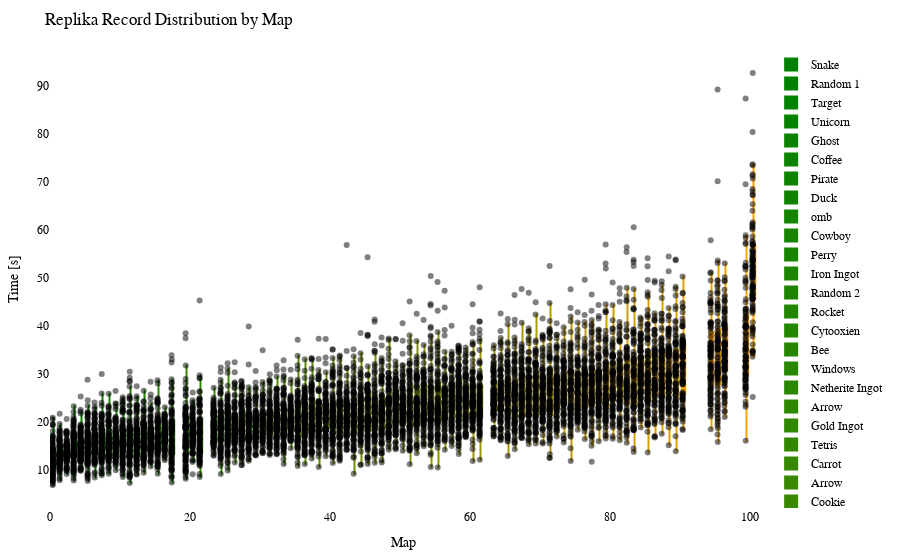

Notebook code cell kept with this figure:
### Code cell
import plotly.graph_objects as go
import plotly.io as pio
from matplotlib.colors import LinearSegmentedColormap, to_hex

df = getRecordsDataframe(minigame="Replika")

# sort df columns by mean value 
df = df.reindex(df.mean().sort_values().index, axis=1)

# drop sum column
df = df.drop(columns=["Sum"])

# replace 25 with NaN
df = df.replace(25, np.nan)

# remove "ms " from column names
df.columns = df.columns.str.replace('ms ', '')

# Exclude the first column (assuming it's the column you don't want to include)
df_to_html = df.iloc[:, 1:]

# Calculate the offset for centering the data points
num_columns = len(df_to_html.columns)
offset = 0.5

# Create a green to orange gradient
cmap = LinearSegmentedColormap.from_list("green_orange", ["green", "orange"])
colors = [to_hex(cmap(i / (num_columns - 1))) for i in range(num_columns)]

# Create a Swarm plot using Plotly
fig = go.Figure()

for i, (column, color) in enumerate(zip(df_to_html.columns, colors)):
    x_values = [i + offset] * len(df_to_html[column])  # Adjust x-values with offset for horizontal centering
    fig.add_trace(go.Box(x=x_values,
                         y=df_to_html[column],
                         name=column,
                         boxpoints='all',
                         pointpos=-0.5,  # Adjust point position to prevent overlapping
                         marker=dict(color='rgba(0,0,0,0.5)', size=6),  # Adjust marker color and size
                         line=dict(color=color),
                         fillcolor=color,
                         hovertext=df_to_html.index,
                         hoverinfo='name+text+y',
                         showlegend=True))

fig.update_layout(title="Replika Record Distribution by Map",
                  xaxis=dict(title="Map"),
                  yaxis=dict(title="Time [s]"),
                  showlegend=True,
                  font=dict(family="Arial", size=12, color="black"),  # Customize font
                  plot_bgcolor="white",  # Set background color
                  margin=dict(l=50, r=50, t=50, b=50),  # Adjust margins for better layout
                  )

# Show the figure
fig.show()

# Export the plot to an HTML file
pio.write_html(fig, "out/repl_swarm_plot.html")

### Figure 1 — Plotly figure (JSON) as saved in the notebook; plotly's stock layout.template omitted (floating-point values rounded to 4 significant figures; data arrays with more than 128 entries replaced by an {"elided": "..."} marker saying what was removed)
{"data": [{"boxpoints": "all", "fillcolor": "#008000", "hoverinfo": "name+text+y", "hovertext": {"elided": "153 str values"}, "line": {"color": "#008000"}, "marker": {"color": "rgba(0,0,0,0.5)", "size": 6}, "name": "Snake", "pointpos": -0.5, "showlegend": true, "type": "box", "x": {"elided": "153 float values"}, "y": {"elided": "153 float values"}}, {"boxpoints": "all", "fillcolor": "#028000", "hoverinfo": "name+text+y", "hovertext": {"elided": "153 str values"}, "line": {"color": "#028000"}, "marker": {"color": "rgba(0,0,0,0.5)", "size": 6}, "name": "Random 1", "pointpos": -0.5, "showlegend": true, "type": "box", "x": {"elided": "153 float values"}, "y": {"elided": "153 float values"}}, {"boxpoints": "all", "fillcolor": "#058100", "hoverinfo": "name+text+y", "hovertext": {"elided": "153 str values"}, "line": {"color": "#058100"}, "marker": {"color": "rgba(0,0,0,0.5)", "size": 6}, "name": "Target", "pointpos": -0.5, "showlegend": true, "type": "box", "x": {"elided": "153 float values"}, "y": {"elided": "153 float values"}}, {"boxpoints": "all", "fillcolor": "#078100", "hoverinfo": "name+text+y", "hovertext": {"elided": "153 str values"}, "line": {"color": "#078100"}, "marker": {"color": "rgba(0,0,0,0.5)", "size": 6}, "name": "Unicorn", "pointpos": -0.5, "showlegend": true, "type": "box", "x": {"elided": "153 float values"}, "y": {"elided": "153 float values"}}, {"boxpoints": "all", "fillcolor": "#0a8100", "hoverinfo": "name+text+y", "hovertext": {"elided": "153 str values"}, "line": {"color": "#0a8100"}, "marker": {"color": "rgba(0,0,0,0.5)", "size": 6}, "name": "Ghost", "pointpos": -0.5, "showlegend": true, "type": "box", "x": {"elided": "153 float values"}, "y": {"elided": "153 float values"}}, {"boxpoints": "all", "fillcolor": "#0c8200", "hoverinfo": "name+text+y", "hovertext": {"elided": "153 str values"}, "line": {"color": "#0c8200"}, "marker": {"color": "rgba(0,0,0,0.5)", "size": 6}, "name": "Coffee", "pointpos": -0.5, "showlegend": true, "type": "box", "x": {"elided": "153 float values"}, "y": {"elided": "153 float values"}}, {"boxpoints": "all", "fillcolor": "#0f8200", "hoverinfo": "name+text+y", "hovertext": {"elided": "153 str values"}, "line": {"color": "#0f8200"}, "marker": {"color": "rgba(0,0,0,0.5)", "size": 6}, "name": "Pirate", "pointpos": -0.5, "showlegend": true, "type": "box", "x": {"elided": "153 float values"}, "y": {"elided": "153 float values"}}, {"boxpoints": "all", "fillcolor": "#118200", "hoverinfo": "name+text+y", "hovertext": {"elided": "153 str values"}, "line": {"color": "#118200"}, "marker": {"color": "rgba(0,0,0,0.5)", "size": 6}, "name": "Duck", "pointpos": -0.5, "showlegend": true, "type": "box", "x": {"elided": "153 float values"}, "y": {"elided": "153 float values"}}, {"boxpoints": "all", "fillcolor": "#148300", "hoverinfo": "name+text+y", "hovertext": {"elided": "153 str values"}, "line": {"color": "#148300"}, "marker": {"color": "rgba(0,0,0,0.5)", "size": 6}, "name": "omb", "pointpos": -0.5, "showlegend": true, "type": "box", "x": {"elided": "153 float values"}, "y": {"elided": "153 float values"}}, {"boxpoints": "all", "fillcolor": "#178300", "hoverinfo": "name+text+y", "hovertext": {"elided": "153 str values"}, "line": {"color": "#178300"}, "marker": {"color": "rgba(0,0,0,0.5)", "size": 6}, "name": "Cowboy", "pointpos": -0.5, "showlegend": true, "type": "box", "x": {"elided": "153 float values"}, "y": {"elided": "153 float values"}}, {"boxpoints": "all", "fillcolor": "#198400", "hoverinfo": "name+text+y", "hovertext": {"elided": "153 str values"}, "line": {"color": "#198400"}, "marker": {"color": "rgba(0,0,0,0.5)", "size": 6}, "name": "Perry", "pointpos": -0.5, "showlegend": true, "type": "box", "x": {"elided": "153 float values"}, "y": {"elided": "153 float values"}}, {"boxpoints": "all", "fillcolor": "#1c8400", "hoverinfo": "name+text+y", "hovertext": {"elided": "153 str values"}, "line": {"color": "#1c8400"}, "marker": {"color": "rgba(0,0,0,0.5)", "size": 6}, "name": "Iron Ingot", "pointpos": -0.5, "showlegend": true, "type": "box", "x": {"elided": "153 float values"}, "y": {"elided": "153 float values"}}, {"boxpoints": "all", "fillcolor": "#1e8400", "hoverinfo": "name+text+y", "hovertext": {"elided": "153 str values"}, "line": {"color": "#1e8400"}, "marker": {"color": "rgba(0,0,0,0.5)", "size": 6}, "name": "Random 2", "pointpos": -0.5, "showlegend": true, "type": "box", "x": {"elided": "153 float values"}, "y": {"elided": "153 float values"}}, {"boxpoints": "all", "fillcolor": "#218500", "hoverinfo": "name+text+y", "hovertext": {"elided": "153 str values"}, "line": {"color": "#218500"}, "marker": {"color": "rgba(0,0,0,0.5)", "size": 6}, "name": "Rocket", "pointpos": -0.5, "showlegend": true, "type": "box", "x": {"elided": "153 float values"}, "y": {"elided": "153 float values"}}, {"boxpoints": "all", "fillcolor": "#238500", "hoverinfo": "name+text+y", "hovertext": {"elided": "153 str values"}, "line": {"color": "#238500"}, "marker": {"color": "rgba(0,0,0,0.5)", "size": 6}, "name": "Cytooxien", "pointpos": -0.5, "showlegend": true, "type": "box", "x": {"elided": "153 float values"}, "y": {"elided": "153 float values"}}, {"boxpoints": "all", "fillcolor": "#268600", "hoverinfo": "name+text+y", "hovertext": {"elided": "153 str values"}, "line": {"color": "#268600"}, "marker": {"color": "rgba(0,0,0,0.5)", "size": 6}, "name": "Bee", "pointpos": -0.5, "showlegend": true, "type": "box", "x": {"elided": "153 float values"}, "y": {"elided": "153 float values"}}, {"boxpoints": "all", "fillcolor": "#288600", "hoverinfo": "name+text+y", "hovertext": {"elided": "153 str values"}, "line": {"color": "#288600"}, "marker": {"color": "rgba(0,0,0,0.5)", "size": 6}, "name": "Windows", "pointpos": -0.5, "showlegend": true, "type": "box", "x": {"elided": "153 float values"}, "y": {"elided": "153 float values"}}, {"boxpoints": "all", "fillcolor": "#2b8600", "hoverinfo": "name+text+y", "hovertext": {"elided": "153 str values"}, "line": {"color": "#2b8600"}, "marker": {"color": "rgba(0,0,0,0.5)", "size": 6}, "name": "Netherite Ingot", "pointpos": -0.5, "showlegend": true, "type": "box", "x": {"elided": "153 float values"}, "y": {"elided": "153 float values"}}, {"boxpoints": "all", "fillcolor": "#2e8700", "hoverinfo": "name+text+y", "hovertext": {"elided": "153 str values"}, "line": {"color": "#2e8700"}, "marker": {"color": "rgba(0,0,0,0.5)", "size": 6}, "name": "Arrow", "pointpos": -0.5, "showlegend": true, "type": "box", "x": {"elided": "153 float values"}, "y": {"elided": "153x2 float values"}}, {"boxpoints": "all", "fillcolor": "#308700", "hoverinfo": "name+text+y", "hovertext": {"elided": "153 str values"}, "line": {"color": "#308700"}, "marker": {"color": "rgba(0,0,0,0.5)", "size": 6}, "name": "Gold Ingot", "pointpos": -0.5, "showlegend": true, "type": "box", "x": {"elided": "153 float values"}, "y": {"elided": "153 float values"}}, {"boxpoints": "all", "fillcolor": "#338700", "hoverinfo": "name+text+y", "hovertext": {"elided": "153 str values"}, "line": {"color": "#338700"}, "marker": {"color": "rgba(0,0,0,0.5)", "size": 6}, "name": "Tetris", "pointpos": -0.5, "showlegend": true, "type": "box", "x": {"elided": "153 float values"}, "y": {"elided": "153 float values"}}, {"boxpoints": "all", "fillcolor": "#358800", "hoverinfo": "name+text+y", "hovertext": {"elided": "153 str values"}, "line": {"color": "#358800"}, "marker": {"color": "rgba(0,0,0,0.5)", "size": 6}, "name": "Carrot", "pointpos": -0.5, "showlegend": true, "type": "box", "x": {"elided": "153 float values"}, "y": {"elided": "153 float values"}}, {"boxpoints": "all", "fillcolor": "#388800", "hoverinfo": "name+text+y", "hovertext": {"elided": "153 str values"}, "line": {"color": "#388800"}, "marker": {"color": "rgba(0,0,0,0.5)", "size": 6}, "name": "Arrow", "pointpos": -0.5, "showlegend": true, "type": "box", "x": {"elided": "153 float values"}, "y": {"elided": "153x2 float values"}}, {"boxpoints": "all", "fillcolor": "#3a8800", "hoverinfo": "name+text+y", "hovertext": {"elided": "153 str values"}, "line": {"color": "#3a8800"}, "marker": {"color": "rgba(0,0,0,0.5)", "size": 6}, "name": "Cookie", "pointpos": -0.5, "showlegend": true, "type": "box", "x": {"elided": "153 float values"}, "y": {"elided": "153 float values"}}, {"boxpoints": "all", "fillcolor": "#3d8900", "hoverinfo": "name+text+y", "hovertext": {"elided": "153 str values"}, "line": {"color": "#3d8900"}, "marker": {"color": "rgba(0,0,0,0.5)", "size": 6}, "name": "Krabs", "pointpos": -0.5, "showlegend": true, "type": "box", "x": {"elided": "153 float values"}, "y": {"elided": "153 float values"}}, {"boxpoints": "all", "fillcolor": "#408900", "hoverinfo": "name+text+y", "hovertext": {"elided": "153 str values"}, "line": {"color": "#408900"}, "marker": {"color": "rgba(0,0,0,0.5)", "size": 6}, "name": "Poppy", "pointpos": -0.5, "showlegend": true, "type": "box", "x": {"elided": "153 float values"}, "y": {"elided": "153 float values"}}, {"boxpoints": "all", "fillcolor": "#428a00", "hoverinfo": "name+text+y", "hovertext": {"elided": "153 str values"}, "line": {"color": "#428a00"}, "marker": {"color": "rgba(0,0,0,0.5)", "size": 6}, "name": "Water Temple", "pointpos": -0.5, "showlegend": true, "type": "box", "x": {"elided": "153 float values"}, "y": {"elided": "153 float values"}}, {"boxpoints": "all", "fillcolor": "#458a00", "hoverinfo": "name+text+y", "hovertext": {"elided": "153 str values"}, "line": {"color": "#458a00"}, "marker": {"color": "rgba(0,0,0,0.5)", "size": 6}, "name": "Pacman Ghost", "pointpos": -0.5, "showlegend": true, "type": "box", "x": {"elided": "153 float values"}, "y": {"elided": "153 float values"}}, {"boxpoints": "all", "fillcolor": "#478a00", "hoverinfo": "name+text+y", "hovertext": {"elided": "153 str values"}, "line": {"color": "#478a00"}, "marker": {"color": "rgba(0,0,0,0.5)", "size": 6}, "name": "Koopa", "pointpos": -0.5, "showlegend": true, "type": "box", "x": {"elided": "153 float values"}, "y": {"elided": "153 float values"}}, {"boxpoints": "all", "fillcolor": "#4a8b00", "hoverinfo": "name+text+y", "hovertext": {"elided": "153 str values"}, "line": {"color": "#4a8b00"}, "marker": {"color": "rgba(0,0,0,0.5)", "size": 6}, "name": "Twitch", "pointpos": -0.5, "showlegend": true, "type": "box", "x": {"elided": "153 float values"}, "y": {"elided": "153 float values"}}, {"boxpoints": "all", "fillcolor": "#4c8b00", "hoverinfo": "name+text+y", "hovertext": {"elided": "153 str values"}, "line": {"color": "#4c8b00"}, "marker": {"color": "rgba(0,0,0,0.5)", "size": 6}, "name": "Controller", "pointpos": -0.5, "showlegend": true, "type": "box", "x": {"elided": "153 float values"}, "y": {"elided": "153 float values"}}, {"boxpoints": "all", "fillcolor": "#4f8b00", "hoverinfo": "name+text+y", "hovertext": {"elided": "153 str values"}, "line": {"color": "#4f8b00"}, "marker": {"color": "rgba(0,0,0,0.5)", "size": 6}, "name": "Poke Ball", "pointpos": -0.5, "showlegend": true, "type": "box", "x": {"elided": "153 float values"}, "y": {"elided": "153 float values"}}, {"boxpoints": "all", "fillcolor": "#518c00", "hoverinfo": "name+text+y", "hovertext": {"elided": "153 str values"}, "line": {"color": "#518c00"}, "marker": {"color": "rgba(0,0,0,0.5)", "size": 6}, "name": "Diskette", "pointpos": -0.5, "showlegend": true, "type": "box", "x": {"elided": "153 float values"}, "y": {"elided": "153 float values"}}, {"boxpoints": "all", "fillcolor": "#548c00", "hoverinfo": "name+text+y", "hovertext": {"elided": "153 str values"}, "line": {"color": "#548c00"}, "marker": {"color": "rgba(0,0,0,0.5)", "size": 6}, "name": "Mario", "pointpos": -0.5, "showlegend": true, "type": "box", "x": {"elided": "153 float values"}, "y": {"elided": "153 float values"}}, {"boxpoints": "all", "fillcolor": "#578d00", "hoverinfo": "name+text+y", "hovertext": {"elided": "153 str values"}, "line": {"color": "#578d00"}, "marker": {"color": "rgba(0,0,0,0.5)", "size": 6}, "name": "Camera", "pointpos": -0.5, "showlegend": true, "type": "box", "x": {"elided": "153 float values"}, "y": {"elided": "153 float values"}}, {"boxpoints": "all", "fillcolor": "#598d00", "hoverinfo": "name+text+y", "hovertext": {"elided": "153 str values"}, "line": {"color": "#598d00"}, "marker": {"color": "rgba(0,0,0,0.5)", "size": 6}, "name": "House", "pointpos": -0.5, "showlegend": true, "type": "box", "x": {"elided": "153 float values"}, "y": {"elided": "153 float values"}}, {"boxpoints": "all", "fillcolor": "#5c8d00", "hoverinfo": "name+text+y", "hovertext": {"elided": "153 str values"}, "line": {"color": "#5c8d00"}, "marker": {"color": "rgba(0,0,0,0.5)", "size": 6}, "name": "Caterpie", "pointpos": -0.5, "showlegend": true, "type": "box", "x": {"elided": "153 float values"}, "y": {"elided": "153 float values"}}, {"boxpoints": "all", "fillcolor": "#5e8e00", "hoverinfo": "name+text+y", "hovertext": {"elided": "153 str values"}, "line": {"color": "#5e8e00"}, "marker": {"color": "rgba(0,0,0,0.5)", "size": 6}, "name": "YouTube", "pointpos": -0.5, "showlegend": true, "type": "box", "x": {"elided": "153 float values"}, "y": {"elided": "153 float values"}}, {"boxpoints": "all", "fillcolor": "#618e00", "hoverinfo": "name+text+y", "hovertext": {"elided": "153 str values"}, "line": {"color": "#618e00"}, "marker": {"color": "rgba(0,0,0,0.5)", "size": 6}, "name": "Baby Yoda", "pointpos": -0.5, "showlegend": true, "type": "box", "x": {"elided": "153 float values"}, "y": {"elided": "153 float values"}}, {"boxpoints": "all", "fillcolor": "#638e00", "hoverinfo": "name+text+y", "hovertext": {"elided": "153 str values"}, "line": {"color": "#638e00"}, "marker": {"color": "rgba(0,0,0,0.5)", "size": 6}, "name": "Parrot", "pointpos": -0.5, "showlegend": true, "type": "box", "x": {"elided": "153 float values"}, "y": {"elided": "153 float values"}}, {"boxpoints": "all", "fillcolor": "#668f00", "hoverinfo": "name+text+y", "hovertext": {"elided": "153 str values"}, "line": {"color": "#668f00"}, "marker": {"color": "rgba(0,0,0,0.5)", "size": 6}, "name": "Sonic", "pointpos": -0.5, "showlegend": true, "type": "box", "x": {"elided": "153 float values"}, "y": {"elided": "153 float values"}}, {"boxpoints": "all", "fillcolor": "#688f00", "hoverinfo": "name+text+y", "hovertext": {"elided": "153 str values"}, "line": {"color": "#688f00"}, "marker": {"color": "rgba(0,0,0,0.5)", "size": 6}, "name": "Chicken", "pointpos": -0.5, "showlegend": true, "type": "box", "x": {"elided": "153 float values"}, "y": {"elided": "153 float values"}}, {"boxpoints": "all", "fillcolor": "#6b9000", "hoverinfo": "name+text+y", "hovertext": {"elided": "153 str values"}, "line": {"color": "#6b9000"}, "marker": {"color": "rgba(0,0,0,0.5)", "size": 6}, "name": "Twitter", "pointpos": -0.5, "showlegend": true, "type": "box", "x": {"elided": "153 float values"}, "y": {"elided": "153 float values"}}, {"boxpoints": "all", "fillcolor": "#6e9000", "hoverinfo": "name+text+y", "hovertext": {"elided": "153 str values"}, "line": {"color": "#6e9000"}, "marker": {"color": "rgba(0,0,0,0.5)", "size": 6}, "name": "Excavator", "pointpos": -0.5, "showlegend": true, "type": "box", "x": {"elided": "153 float values"}, "y": {"elided": "153 float values"}}, {"boxpoints": "all", "fillcolor": "#709000", "hoverinfo": "name+text+y", "hovertext": {"elided": "153 str values"}, "line": {"color": "#709000"}, "marker": {"color": "rgba(0,0,0,0.5)", "size": 6}, "name": "Fox", "pointpos": -0.5, "showlegend": true, "type": "box", "x": {"elided": "153 float values"}, "y": {"elided": "153 float values"}}, {"boxpoints": "all", "fillcolor": "#739100", "hoverinfo": "name+text+y", "hovertext": {"elided": "153 str values"}, "line": {"color": "#739100"}, "marker": {"color": "rgba(0,0,0,0.5)", "size": 6}, "name": "Egg", "pointpos": -0.5, "showlegend": true, "type": "box", "x": {"elided": "153 float values"}, "y": {"elided": "153 float values"}}, {"boxpoints": "all", "fillcolor": "#759100", "hoverinfo": "name+text+y", "hovertext": {"elided": "153 str values"}, "line": {"color": "#759100"}, "marker": {"color": "rgba(0,0,0,0.5)", "size": 6}, "name": "Frog", "pointpos": -0.5, "showlegend": true, "type": "box", "x": {"elided": "153 float values"}, "y": {"elided": "153 float values"}}, {"boxpoints": "all", "fillcolor": "#789100", "hoverinfo": "name+text+y", "hovertext": {"elided": "153 str values"}, "line": {"color": "#789100"}, "marker": {"color": "rgba(0,0,0,0.5)", "size": 6}, "name": "of Meat", "pointpos": -0.5, "showlegend": true, "type": "box", "x": {"elided": "153 float values"}, "y": {"elided": "153 float values"}}, {"boxpoints": "all", "fillcolor": "#7a9200", "hoverinfo": "name+text+y", "hovertext": {"elided": "153 str values"}, "line": {"color": "#7a9200"}, "marker": {"color": "rgba(0,0,0,0.5)", "size": 6}, "name": "Tree", "pointpos": -0.5, "showlegend": true, "type": "box", "x": {"elided": "153 float values"}, "y": {"elided": "153 float values"}}, {"boxpoints": "all", "fillcolor": "#7d9200", "hoverinfo": "name+text+y", "hovertext": {"elided": "153 str values"}, "line": {"color": "#7d9200"}, "marker": {"color": "rgba(0,0,0,0.5)", "size": 6}, "name": "Thinking", "pointpos": -0.5, "showlegend": true, "type": "box", "x": {"elided": "153 float values"}, "y": {"elided": "153 float values"}}, {"boxpoints": "all", "fillcolor": "#809300", "hoverinfo": "name+text+y", "hovertext": {"elided": "153 str values"}, "line": {"color": "#809300"}, "marker": {"color": "rgba(0,0,0,0.5)", "size": 6}, "name": "Thinking 2", "pointpos": -0.5, "showlegend": true, "type": "box", "x": {"elided": "153 float values"}, "y": {"elided": "153 float values"}}, {"boxpoints": "all", "fillcolor": "#829300", "hoverinfo": "name+text+y", "hovertext": {"elided": "153 str values"}, "line": {"color": "#829300"}, "marker": {"color": "rgba(0,0,0,0.5)", "size": 6}, "name": "The Sea", "pointpos": -0.5, "showlegend": true, "type": "box", "x": {"elided": "153 float values"}, "y": {"elided": "153 float values"}}, {"boxpoints": "all", "fillcolor": "#859300", "hoverinfo": "name+text+y", "hovertext": {"elided": "153 str values"}, "line": {"color": "#859300"}, "marker": {"color": "rgba(0,0,0,0.5)", "size": 6}, "name": "ppHop 2", "pointpos": -0.5, "showlegend": true, "type": "box", "x": {"elided": "153 float values"}, "y": {"elided": "153 float values"}}, {"boxpoints": "all", "fillcolor": "#879400", "hoverinfo": "name+text+y", "hovertext": {"elided": "153 str values"}, "line": {"color": "#879400"}, "marker": {"color": "rgba(0,0,0,0.5)", "size": 6}, "name": "Heart", "pointpos": -0.5, "showlegend": true, "type": "box", "x": {"elided": "153 float values"}, "y": {"elided": "153 float values"}}, {"boxpoints": "all", "fillcolor": "#8a9400", "hoverinfo": "name+text+y", "hovertext": {"elided": "153 str values"}, "line": {"color": "#8a9400"}, "marker": {"color": "rgba(0,0,0,0.5)", "size": 6}, "name": "Pizza", "pointpos": -0.5, "showlegend": true, "type": "box", "x": {"elided": "153 float values"}, "y": {"elided": "153 float values"}}, {"boxpoints": "all", "fillcolor": "#8c9400", "hoverinfo": "name+text+y", "hovertext": {"elided": "153 str values"}, "line": {"color": "#8c9400"}, "marker": {"color": "rgba(0,0,0,0.5)", "size": 6}, "name": "Sheep", "pointpos": -0.5, "showlegend": true, "type": "box", "x": {"elided": "153 float values"}, "y": {"elided": "153 float values"}}, {"boxpoints": "all", "fillcolor": "#8f9500", "hoverinfo": "name+text+y", "hovertext": {"elided": "153 str values"}, "line": {"color": "#8f9500"}, "marker": {"color": "rgba(0,0,0,0.5)", "size": 6}, "name": "Up", "pointpos": -0.5, "showlegend": true, "type": "box", "x": {"elided": "153 float values"}, "y": {"elided": "153 float values"}}, {"boxpoints": "all", "fillcolor": "#919500", "hoverinfo": "name+text+y", "hovertext": {"elided": "153 str values"}, "line": {"color": "#919500"}, "marker": {"color": "rgba(0,0,0,0.5)", "size": 6}, "name": "Skeleton", "pointpos": -0.5, "showlegend": true, "type": "box", "x": {"elided": "153 float values"}, "y": {"elided": "153 float values"}}, {"boxpoints": "all", "fillcolor": "#949500", "hoverinfo": "name+text+y", "hovertext": {"elided": "153 str values"}, "line": {"color": "#949500"}, "marker": {"color": "rgba(0,0,0,0.5)", "size": 6}, "name": "French Fries", "pointpos": -0.5, "showlegend": true, "type": "box", "x": {"elided": "153 float values"}, "y": {"elided": "153 float values"}}, {"boxpoints": "all", "fillcolor": "#979600", "hoverinfo": "name+text+y", "hovertext": {"elided": "153 str values"}, "line": {"color": "#979600"}, "marker": {"color": "rgba(0,0,0,0.5)", "size": 6}, "name": "Among Us", "pointpos": -0.5, "showlegend": true, "type": "box", "x": {"elided": "153 float values"}, "y": {"elided": "153 float values"}}, {"boxpoints": "all", "fillcolor": "#999600", "hoverinfo": "name+text+y", "hovertext": {"elided": "153 str values"}, "line": {"color": "#999600"}, "marker": {"color": "rgba(0,0,0,0.5)", "size": 6}, "name": "Mountain", "pointpos": -0.5, "showlegend": true, "type": "box", "x": {"elided": "153 float values"}, "y": {"elided": "153 float values"}}, {"boxpoints": "all", "fillcolor": "#9c9700", "hoverinfo": "name+text+y", "hovertext": {"elided": "153 str values"}, "line": {"color": "#9c9700"}, "marker": {"color": "rgba(0,0,0,0.5)", "size": 6}, "name": "Cherry", "pointpos": -0.5, "showlegend": true, "type": "box", "x": {"elided": "153 float values"}, "y": {"elided": "153 float values"}}, {"boxpoints": "all", "fillcolor": "#9e9700", "hoverinfo": "name+text+y", "hovertext": {"elided": "153 str values"}, "line": {"color": "#9e9700"}, "marker": {"color": "rgba(0,0,0,0.5)", "size": 6}, "name": "Cow", "pointpos": -0.5, "showlegend": true, "type": "box", "x": {"elided": "153 float values"}, "y": {"elided": "153x2 float values"}}, {"boxpoints": "all", "fillcolor": "#a19700", "hoverinfo": "name+text+y", "hovertext": {"elided": "153 str values"}, "line": {"color": "#a19700"}, "marker": {"color": "rgba(0,0,0,0.5)", "size": 6}, "name": "Blue Monster", "pointpos": -0.5, "showlegend": true, "type": "box", "x": {"elided": "153 float values"}, "y": {"elided": "153 float values"}}, {"boxpoints": "all", "fillcolor": "#a39800", "hoverinfo": "name+text+y", "hovertext": {"elided": "153 str values"}, "line": {"color": "#a39800"}, "marker": {"color": "rgba(0,0,0,0.5)", "size": 6}, "name": "Hourglass", "pointpos": -0.5, "showlegend": true, "type": "box", "x": {"elided": "153 float values"}, "y": {"elided": "153 float values"}}, {"boxpoints": "all", "fillcolor": "#a69800", "hoverinfo": "name+text+y", "hovertext": {"elided": "153 str values"}, "line": {"color": "#a69800"}, "marker": {"color": "rgba(0,0,0,0.5)", "size": 6}, "name": "Eevee", "pointpos": -0.5, "showlegend": true, "type": "box", "x": {"elided": "153 float values"}, "y": {"elided": "153 float values"}}, {"boxpoints": "all", "fillcolor": "#a89800", "hoverinfo": "name+text+y", "hovertext": {"elided": "153 str values"}, "line": {"color": "#a89800"}, "marker": {"color": "rgba(0,0,0,0.5)", "size": 6}, "name": "Wizard", "pointpos": -0.5, "showlegend": true, "type": "box", "x": {"elided": "153 float values"}, "y": {"elided": "153 float values"}}, {"boxpoints": "all", "fillcolor": "#ab9900", "hoverinfo": "name+text+y", "hovertext": {"elided": "153 str values"}, "line": {"color": "#ab9900"}, "marker": {"color": "rgba(0,0,0,0.5)", "size": 6}, "name": "Galaxian Alien", "pointpos": -0.5, "showlegend": true, "type": "box", "x": {"elided": "153 float values"}, "y": {"elided": "153 float values"}}, {"boxpoints": "all", "fillcolor": "#ae9900", "hoverinfo": "name+text+y", "hovertext": {"elided": "153 str values"}, "line": {"color": "#ae9900"}, "marker": {"color": "rgba(0,0,0,0.5)", "size": 6}, "name": "ppHop 1", "pointpos": -0.5, "showlegend": true, "type": "box", "x": {"elided": "153 float values"}, "y": {"elided": "153 float values"}}, {"boxpoints": "all", "fillcolor": "#b09a00", "hoverinfo": "name+text+y", "hovertext": {"elided": "153 str values"}, "line": {"color": "#b09a00"}, "marker": {"color": "rgba(0,0,0,0.5)", "size": 6}, "name": "Zombie", "pointpos": -0.5, "showlegend": true, "type": "box", "x": {"elided": "153 float values"}, "y": {"elided": "153 float values"}}, {"boxpoints": "all", "fillcolor": "#b39a00", "hoverinfo": "name+text+y", "hovertext": {"elided": "153 str values"}, "line": {"color": "#b39a00"}, "marker": {"color": "rgba(0,0,0,0.5)", "size": 6}, "name": "Spider", "pointpos": -0.5, "showlegend": true, "type": "box", "x": {"elided": "153 float values"}, "y": {"elided": "153 float values"}}, {"boxpoints": "all", "fillcolor": "#b59a00", "hoverinfo": "name+text+y", "hovertext": {"elided": "153 str values"}, "line": {"color": "#b59a00"}, "marker": {"color": "rgba(0,0,0,0.5)", "size": 6}, "name": "Penguin", "pointpos": -0.5, "showlegend": true, "type": "box", "x": {"elided": "153 float values"}, "y": {"elided": "153 float values"}}, {"boxpoints": "all", "fillcolor": "#b89b00", "hoverinfo": "name+text+y", "hovertext": {"elided": "153 str values"}, "line": {"color": "#b89b00"}, "marker": {"color": "rgba(0,0,0,0.5)", "size": 6}, "name": "Turtle", "pointpos": -0.5, "showlegend": true, "type": "box", "x": {"elided": "153 float values"}, "y": {"elided": "153 float values"}}, {"boxpoints": "all", "fillcolor": "#ba9b00", "hoverinfo": "name+text+y", "hovertext": {"elided": "153 str values"}, "line": {"color": "#ba9b00"}, "marker": {"color": "rgba(0,0,0,0.5)", "size": 6}, "name": "Slime", "pointpos": -0.5, "showlegend": true, "type": "box", "x": {"elided": "153 float values"}, "y": {"elided": "153 float values"}}, {"boxpoints": "all", "fillcolor": "#bd9b00", "hoverinfo": "name+text+y", "hovertext": {"elided": "153 str values"}, "line": {"color": "#bd9b00"}, "marker": {"color": "rgba(0,0,0,0.5)", "size": 6}, "name": "Mouse", "pointpos": -0.5, "showlegend": true, "type": "box", "x": {"elided": "153 float values"}, "y": {"elided": "153 float values"}}, {"boxpoints": "all", "fillcolor": "#c09c00", "hoverinfo": "name+text+y", "hovertext": {"elided": "153 str values"}, "line": {"color": "#c09c00"}, "marker": {"color": "rgba(0,0,0,0.5)", "size": 6}, "name": "Instagram", "pointpos": -0.5, "showlegend": true, "type": "box", "x": {"elided": "153 float values"}, "y": {"elided": "153 float values"}}, {"boxpoints": "all", "fillcolor": "#c29c00", "hoverinfo": "name+text+y", "hovertext": {"elided": "153 str values"}, "line": {"color": "#c29c00"}, "marker": {"color": "rgba(0,0,0,0.5)", "size": 6}, "name": "muss los", "pointpos": -0.5, "showlegend": true, "type": "box", "x": {"elided": "153 float values"}, "y": {"elided": "153 float values"}}, {"boxpoints": "all", "fillcolor": "#c59d00", "hoverinfo": "name+text+y", "hovertext": {"elided": "153 str values"}, "line": {"color": "#c59d00"}, "marker": {"color": "rgba(0,0,0,0.5)", "size": 6}, "name": "Skeleton Skull", "pointpos": -0.5, "showlegend": true, "type": "box", "x": {"elided": "153 float values"}, "y": {"elided": "153 float values"}}, {"boxpoints": "all", "fillcolor": "#c79d00", "hoverinfo": "name+text+y", "hovertext": {"elided": "153 str values"}, "line": {"color": "#c79d00"}, "marker": {"color": "rgba(0,0,0,0.5)", "size": 6}, "name": "Charizard", "pointpos": -0.5, "showlegend": true, "type": "box", "x": {"elided": "153 float values"}, "y": {"elided": "153 float values"}}, {"boxpoints": "all", "fillcolor": "#ca9d00", "hoverinfo": "name+text+y", "hovertext": {"elided": "153 str values"}, "line": {"color": "#ca9d00"}, "marker": {"color": "rgba(0,0,0,0.5)", "size": 6}, "name": "Blinky", "pointpos": -0.5, "showlegend": true, "type": "box", "x": {"elided": "153 float values"}, "y": {"elided": "153 float values"}}, {"boxpoints": "all", "fillcolor": "#cc9e00", "hoverinfo": "name+text+y", "hovertext": {"elided": "153 str values"}, "line": {"color": "#cc9e00"}, "marker": {"color": "rgba(0,0,0,0.5)", "size": 6}, "name": "Cake", "pointpos": -0.5, "showlegend": true, "type": "box", "x": {"elided": "153 float values"}, "y": {"elided": "153 float values"}}, {"boxpoints": "all", "fillcolor": "#cf9e00", "hoverinfo": "name+text+y", "hovertext": {"elided": "153 str values"}, "line": {"color": "#cf9e00"}, "marker": {"color": "rgba(0,0,0,0.5)", "size": 6}, "name": "Globe", "pointpos": -0.5, "showlegend": true, "type": "box", "x": {"elided": "153 float values"}, "y": {"elided": "153 float values"}}, {"boxpoints": "all", "fillcolor": "#d19e00", "hoverinfo": "name+text+y", "hovertext": {"elided": "153 str values"}, "line": {"color": "#d19e00"}, "marker": {"color": "rgba(0,0,0,0.5)", "size": 6}, "name": "Princess", "pointpos": -0.5, "showlegend": true, "type": "box", "x": {"elided": "153 float values"}, "y": {"elided": "153 float values"}}, {"boxpoints": "all", "fillcolor": "#d49f00", "hoverinfo": "name+text+y", "hovertext": {"elided": "153 str values"}, "line": {"color": "#d49f00"}, "marker": {"color": "rgba(0,0,0,0.5)", "size": 6}, "name": "Apple", "pointpos": -0.5, "showlegend": true, "type": "box", "x": {"elided": "153 float values"}, "y": {"elided": "153 float values"}}, {"boxpoints": "all", "fillcolor": "#d79f00", "hoverinfo": "name+text+y", "hovertext": {"elided": "153 str values"}, "line": {"color": "#d79f00"}, "marker": {"color": "rgba(0,0,0,0.5)", "size": 6}, "name": "TNT", "pointpos": -0.5, "showlegend": true, "type": "box", "x": {"elided": "153 float values"}, "y": {"elided": "153 float values"}}, {"boxpoints": "all", "fillcolor": "#d99f00", "hoverinfo": "name+text+y", "hovertext": {"elided": "153 str values"}, "line": {"color": "#d99f00"}, "marker": {"color": "rgba(0,0,0,0.5)", "size": 6}, "name": "Kitty", "pointpos": -0.5, "showlegend": true, "type": "box", "x": {"elided": "153 float values"}, "y": {"elided": "153 float values"}}, {"boxpoints": "all", "fillcolor": "#dca000", "hoverinfo": "name+text+y", "hovertext": {"elided": "153 str values"}, "line": {"color": "#dca000"}, "marker": {"color": "rgba(0,0,0,0.5)", "size": 6}, "name": "Smurf", "pointpos": -0.5, "showlegend": true, "type": "box", "x": {"elided": "153 float values"}, "y": {"elided": "153 float values"}}, {"boxpoints": "all", "fillcolor": "#dea000", "hoverinfo": "name+text+y", "hovertext": {"elided": "153 str values"}, "line": {"color": "#dea000"}, "marker": {"color": "rgba(0,0,0,0.5)", "size": 6}, "name": "Mooshroom", "pointpos": -0.5, "showlegend": true, "type": "box", "x": {"elided": "153 float values"}, "y": {"elided": "153 float values"}}, {"boxpoints": "all", "fillcolor": "#e1a100", "hoverinfo": "name+text+y", "hovertext": {"elided": "153 str values"}, "line": {"color": "#e1a100"}, "marker": {"color": "rgba(0,0,0,0.5)", "size": 6}, "name": "Robin Hood", "pointpos": -0.5, "showlegend": true, "type": "box", "x": {"elided": "153 float values"}, "y": {"elided": "153 float values"}}, {"boxpoints": "all", "fillcolor": "#e3a100", "hoverinfo": "name+text+y", "hovertext": {"elided": "153 str values"}, "line": {"color": "#e3a100"}, "marker": {"color": "rgba(0,0,0,0.5)", "size": 6}, "name": "Toad", "pointpos": -0.5, "showlegend": true, "type": "box", "x": {"elided": "153 float values"}, "y": {"elided": "153 float values"}}, {"boxpoints": "all", "fillcolor": "#e6a100", "hoverinfo": "name+text+y", "hovertext": {"elided": "153 str values"}, "line": {"color": "#e6a100"}, "marker": {"color": "rgba(0,0,0,0.5)", "size": 6}, "name": "Guardian", "pointpos": -0.5, "showlegend": true, "type": "box", "x": {"elided": "153 float values"}, "y": {"elided": "153 float values"}}, {"boxpoints": "all", "fillcolor": "#e8a200", "hoverinfo": "name+text+y", "hovertext": {"elided": "153 str values"}, "line": {"color": "#e8a200"}, "marker": {"color": "rgba(0,0,0,0.5)", "size": 6}, "name": "Cow", "pointpos": -0.5, "showlegend": true, "type": "box", "x": {"elided": "153 float values"}, "y": {"elided": "153x2 float values"}}, {"boxpoints": "all", "fillcolor": "#eba200", "hoverinfo": "name+text+y", "hovertext": {"elided": "153 str values"}, "line": {"color": "#eba200"}, "marker": {"color": "rgba(0,0,0,0.5)", "size": 6}, "name": "Doge", "pointpos": -0.5, "showlegend": true, "type": "box", "x": {"elided": "153 float values"}, "y": {"elided": "153x2 float values"}}, {"boxpoints": "all", "fillcolor": "#eea300", "hoverinfo": "name+text+y", "hovertext": {"elided": "153 str values"}, "line": {"color": "#eea300"}, "marker": {"color": "rgba(0,0,0,0.5)", "size": 6}, "name": "Doge", "pointpos": -0.5, "showlegend": true, "type": "box", "x": {"elided": "153 float values"}, "y": {"elided": "153x2 float values"}}, {"boxpoints": "all", "fillcolor": "#f0a300", "hoverinfo": "name+text+y", "hovertext": {"elided": "153 str values"}, "line": {"color": "#f0a300"}, "marker": {"color": "rgba(0,0,0,0.5)", "size": 6}, "name": "Kirby", "pointpos": -0.5, "showlegend": true, "type": "box", "x": {"elided": "153 float values"}, "y": {"elided": "153 float values"}}, {"boxpoints": "all", "fillcolor": "#f3a300", "hoverinfo": "name+text+y", "hovertext": {"elided": "153 str values"}, "line": {"color": "#f3a300"}, "marker": {"color": "rgba(0,0,0,0.5)", "size": 6}, "name": "Ender Pearl", "pointpos": -0.5, "showlegend": true, "type": "box", "x": {"elided": "153 float values"}, "y": {"elided": "153 float values"}}, {"boxpoints": "all", "fillcolor": "#f5a400", "hoverinfo": "name+text+y", "hovertext": {"elided": "153 str values"}, "line": {"color": "#f5a400"}, "marker": {"color": "rgba(0,0,0,0.5)", "size": 6}, "name": "Piranha Plant", "pointpos": -0.5, "showlegend": true, "type": "box", "x": {"elided": "153 float values"}, "y": {"elided": "153 float values"}}, {"boxpoints": "all", "fillcolor": "#f8a400", "hoverinfo": "name+text+y", "hovertext": {"elided": "153 str values"}, "line": {"color": "#f8a400"}, "marker": {"color": "rgba(0,0,0,0.5)", "size": 6}, "name": "Deadpool", "pointpos": -0.5, "showlegend": true, "type": "box", "x": {"elided": "153 float values"}, "y": {"elided": "153x2 float values"}}, {"boxpoints": "all", "fillcolor": "#faa400", "hoverinfo": "name+text+y", "hovertext": {"elided": "153 str values"}, "line": {"color": "#faa400"}, "marker": {"color": "rgba(0,0,0,0.5)", "size": 6}, "name": "Deadpool", "pointpos": -0.5, "showlegend": true, "type": "box", "x": {"elided": "153 float values"}, "y": {"elided": "153x2 float values"}}, {"boxpoints": "all", "fillcolor": "#fda500", "hoverinfo": "name+text+y", "hovertext": {"elided": "153 str values"}, "line": {"color": "#fda500"}, "marker": {"color": "rgba(0,0,0,0.5)", "size": 6}, "name": "Pikachu", "pointpos": -0.5, "showlegend": true, "type": "box", "x": {"elided": "153 float values"}, "y": {"elided": "153 float values"}}, {"boxpoints": "all", "fillcolor": "#ffa500", "hoverinfo": "name+text+y", "hovertext": {"elided": "153 str values"}, "line": {"color": "#ffa500"}, "marker": {"color": "rgba(0,0,0,0.5)", "size": 6}, "name": "Creeper", "pointpos": -0.5, "showlegend": true, "type": "box", "x": {"elided": "153 float values"}, "y": {"elided": "153 float values"}}], "layout": {"font": {"color": "black", "family": "Arial", "size": 12}, "margin": {"b": 50, "l": 50, "r": 50, "t": 50}, "plot_bgcolor": "white", "showlegend": true, "title": {"text": "Replika Record Distribution by Map"}, "xaxis": {"title": {"text": "Map"}}, "yaxis": {"title": {"text": "Time [s]"}}}}
